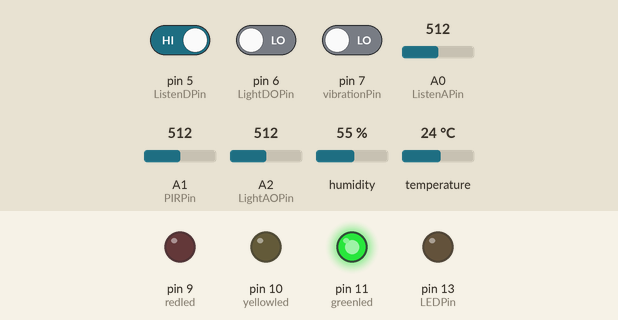
Bench run of a sketch on a simulated Arduino Uno, built with avr-gcc and run on an emulated ATmega328P. Parts: output pins drawn as LEDs (lit = HIGH). The test bench sets the inputs (shaded band); at power-on: pin 5 (ListenDPin) HIGH, pin 7 (vibrationPin) LOW, pin 6 (LightDOPin) LOW, A0 (ListenAPin) = 512, A1 (PIRPin) = 512, A2 (LightAOPin) = 512, humidity 55 %, temperature 24 °C. WiFi joins after 1.5 s; servers stay silent unless stated; no MQTT or app messages arrive unless stated; what the sketch prints to the serial monitor is not drawn.

Above: at 3.2 s.
3.3 s: pin 5 (ListenDPin) driven LOW
At 4.3 s:
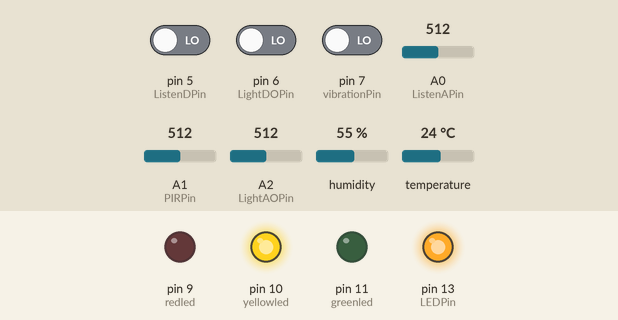
5.4 s: pin 7 (vibrationPin) driven HIGH
At 7.0 s:
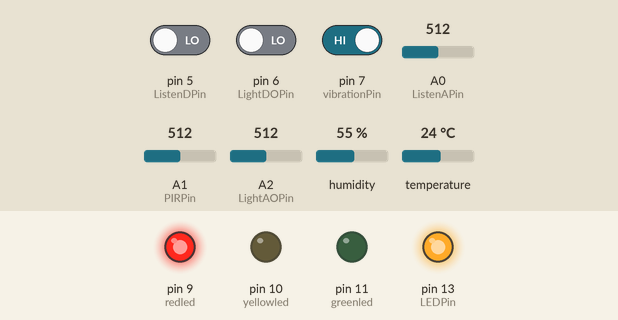
7.3 s: pin 5 (ListenDPin) driven HIGH
At 8.4 s:
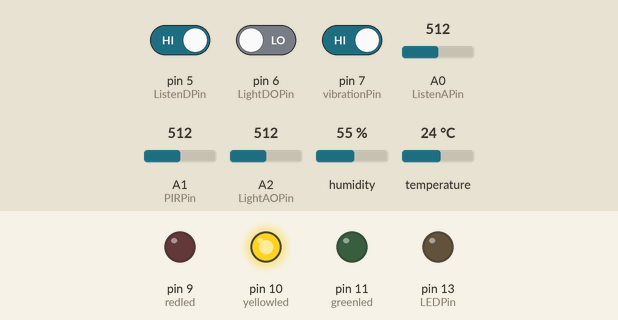
11.3 s: pin 7 (vibrationPin) driven LOW
At 12.8 s:
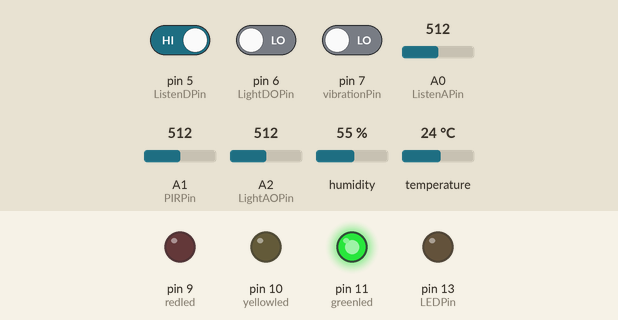
Timing chart, 0 to 14.0 s (numbered marks = the images above; inputs shaded):
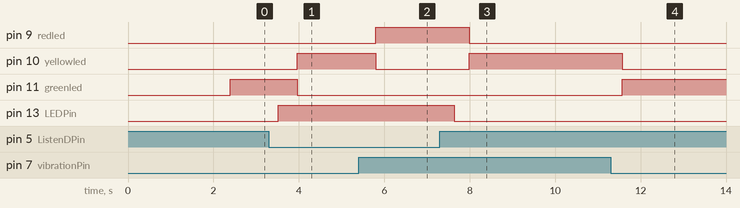

The sketch:

BabyCare.ino
```cpp
#include <WiFiEspClient.h>
#include <WiFiEsp.h>
#include <WiFiEspUdp.h>
#include <PubSubClient.h>

#include <DHT.h>
#include <DHT_U.h>

#include <SoftwareSerial.h>


#define RX 2    //wifi上行端口
#define TX 3    //wifi下行端口

#define DHTPIN 4    //温湿度传感器管脚数字4
#define DHTTYPE DHT11   //传感器类型
DHT dht(DHTPIN, DHTTYPE);

#define LightDOPin 6   //光敏数字6
#define LightAOPin A2  //光敏模拟A2
float var_light_a=0;   //模拟数据
int var_light_d=0;  //数字数据

//Wifi接入热点及OneNet平台设备
char WIFI_AP[] = "JACKPC";  //无线网账号
char WIFI_PASSWORD[] = "87654312";  //无线网密码
//String device_id = "536315660";  //设备id
//String api_key = "1hK8AC3aucVjXMB2zVchmtaoHd0=";  //鉴权码

char mqttServer[] = "188.131.133.135";

WiFiEspClient espClient;

PubSubClient client(espClient);

SoftwareSerial soft(RX, TX);

int status = WL_IDLE_STATUS;
unsigned long lastSend;


//声音传感器变量
int ListenAPin = A0; //选择模拟0输入端口
int ListenDPin=5; //选择数字5输入端口

int LEDPin = 13;    //选择LED显示端口
int LisAValue = 0;    //声音模拟值变量
boolean  LisLimit;    //声音数字值

//人体热释传感器变量
int PIRPin = A1;  //人体热释传感器管脚

int PIRState = 0;   //人体热释传感器状态  0---未检测到，1----检测到
int val=0;   // 感应数值

//振动传感器
int vibrationPin=7;  //数字7管脚

int present=0;  //当前数值

//交通灯
int redled =9;
int yellowled =10;
int greenled =11;


SoftwareSerial mySerial(RX, TX); // RX, TX  通过软串口连接esp8266

void setup() {

  Serial.begin(9600);

  dht.begin();    //温湿度传感器开启

  pinMode(LEDPin,OUTPUT); //设置LED管脚模式
  pinMode(ListenDPin,INPUT); //设置声音数字输入管脚
  pinMode(ListenAPin,INPUT); //设置声音模拟输入管脚
  pinMode(PIRPin,INPUT);  //设置人体热释模拟输入管脚
  pinMode(LightDOPin,INPUT);  //设置光敏数字输入
  pinMode(LightAOPin,INPUT);  //设置光敏模拟输入
  pinMode(vibrationPin,INPUT); //设置振动数字输入
  //交通灯输出
  pinMode(redled, OUTPUT);
  pinMode(yellowled, OUTPUT);
  pinMode(greenled, OUTPUT);

  InitWiFi();                                // 连接WiFi
  client.setServer( mqttServer, 1883 );      // 连接WiFi之后，连接MQTT服务器

  lastSend = 0;

}


void loop() {

    //声音传感器
    LisAValue = analogRead(ListenAPin);    //读声音传感器的值
    LisLimit=digitalRead(ListenDPin);    //度数字管脚值
    if(!LisLimit)
        {
          digitalWrite(LEDPin, HIGH); //大于阈值灯亮
          delay(100);
        }
    else
        digitalWrite(LEDPin, LOW);  //小于阈值灯灭

    Serial.println(LisAValue, DEC);  //打印数字引脚高低电平
    delay(100);


    //人体红外传感器
    val = analogRead(PIRPin);    //读取A0口的电压值并赋值到val
    Serial.println(val);            //串口发送val值

    if (val > 150)//判断PIR数值是否大于150，
    {
        Serial.println("有人");
        //digitalWrite(LedPin,HIGH);  //大于表示感应到有人
        PIRState=1;
     }
     else
      {
        //digitalWrite(LedPin,LOW);   //小于表示无感应到有人
        Serial.println("无人");
        PIRState=0;
       }

      Serial.println(PIRState);
      delay(250);


  //温湿度传感器获取数据
  String humData = getHumidityData();
  String temData = getTemperatureData();


  //光敏传感器
  var_light_a=analogRead(LightAOPin);
  var_light_d=digitalRead(LightDOPin);
  Serial.println(var_light_a);


  //振动传感器
  present=digitalRead(vibrationPin);
  Serial.println(present);


  //交通灯判决：声音阈值和振动阈值同时达到为红，振动或声音为黄，全无为绿
  //蜂鸣器判决：
  if(LisLimit==0 && present==1){
    digitalWrite(redled, HIGH);
    digitalWrite(yellowled, LOW);
    digitalWrite(greenled, LOW);
    //song();

    }
    else if(LisLimit==1 && present==0){
    digitalWrite(redled, LOW);
    digitalWrite(yellowled, LOW);
    digitalWrite(greenled, HIGH);
    }else{
    digitalWrite(redled, LOW);
    digitalWrite(yellowled, HIGH);
    digitalWrite(greenled, LOW);
   }


  status = WiFi.status();
  if ( status != WL_CONNECTED) {
    while ( status != WL_CONNECTED) {
      Serial.print("[loop()]Attempting to connect to WPA SSID: ");
      Serial.println(WIFI_AP);
      // 连接WiFi热点
      status = WiFi.begin(WIFI_AP, WIFI_PASSWORD);
      delay(500);
    }
    Serial.println("[loop()]Connected to AP");
  }

  if (!client.connected() ) {
    reconnect();
  }

  // 构建一个 JSON 格式的payload的字符串
  String payload = "{";
  payload += "\"LisLimit\":"; payload += String(LisLimit); payload += ",";
  payload += "\"PIRState\":"; payload += String(PIRState); payload += ",";
  payload += "\"humData\":"; payload += String(humData); payload += ",";
  payload += "\"temData\":"; payload += String(temData); payload += ",";
  payload += "\"var_light_a\":"; payload += String(var_light_a); payload += ",";
  payload += "\"LisAValue\":"; payload += String(LisAValue); payload += ",";

  payload += "\"present\":"; payload += String(present);
  payload += "}";

//  String value = String(LisLimit)+","+String(PIRState)+","+DTHvalue+","+String(var_light_a)+","+String(LisAValue)+","+String(present);  //上传的数据

  if ( millis() - lastSend > 1000 ) { // 用于定时1秒钟发送一次数据
    char attributes[120];
    payload.toCharArray( attributes, 120 );
    client.publish( "data", attributes );
    lastSend = millis();
  }

  client.loop();
}


//温湿度传感器函数
String getTemperatureData(){
  float t = dht.readTemperature();

  if (isnan(t)) {
    Serial.println("Failed to read from DHT sensor!");
    return;
  }

  return String(t);
}

String getHumidityData(){
  float h = dht.readHumidity();

  if (isnan(h)) {
    Serial.println("Failed to read from DHT sensor!");
    return;
  }

  return String(h);
}

void InitWiFi()
{
  // 初始化软串口，软串口连接ESP模块
  soft.begin(9600);
  // 初始化ESP模块
  WiFi.init(&soft);
  // 检测WiFi模块在不在，宏定义：WL_NO_SHIELD = 255,WL_IDLE_STATUS = 0,
  if (WiFi.status() == WL_NO_SHIELD) {
    Serial.println("WiFi shield not present");
    while (true);
  }

  Serial.println("[InitWiFi]Connecting to AP ...");
  // 尝试连接WiFi网络
  while ( status != WL_CONNECTED) {
    Serial.print("[InitWiFi]Attempting to connect to WPA SSID: ");
    Serial.println(WIFI_AP);
    // Connect to WPA/WPA2 network
    status = WiFi.begin(WIFI_AP, WIFI_PASSWORD);
    delay(500);
  }
  Serial.println("[InitWiFi]Connected to AP");
}

/**
 *
 * MQTT客户端断线重连函数
 *
 */
void reconnect() {
  // 一直循环直到连接上MQTT服务器
  while (!client.connected()) {
    Serial.print("[reconnect]Connecting to MQTT Server ...");
    // 尝试连接connect是个重载函数 (clientId, username, password)
    if ( client.connect("mqtt", NULL, NULL, "kill", 1, false, "kill") ) {
      Serial.println( "[DONE]" );
    } else {
      Serial.print( "[FAILED] [ mqtt connect error code = " );
      Serial.print( client.state() );
      Serial.println( " : retrying in 5 seconds]" );    // Wait 5 seconds before retrying
      delay( 5000 );
    }
  }
}
```

Measured:
- after the input at 3.3 s, pin 10 (yellowled): LOW → HIGH after 0.66 s; pin 11 (greenled): HIGH → LOW after 0.66 s; pin 13 (LEDPin): LOW → HIGH after 0.21 s
- after the input at 5.4 s, pin 9 (redled): LOW → HIGH after 0.40 s; pin 10 (yellowled): HIGH → LOW after 0.40 s
- after the input at 7.3 s, pin 9 (redled): HIGH → LOW after 0.69 s; pin 10 (yellowled): LOW → HIGH after 0.69 s; pin 13 (LEDPin): HIGH → LOW after 0.34 s
- after the input at 11.3 s, pin 10 (yellowled): HIGH → LOW after 0.27 s; pin 11 (greenled): LOW → HIGH after 0.27 s
